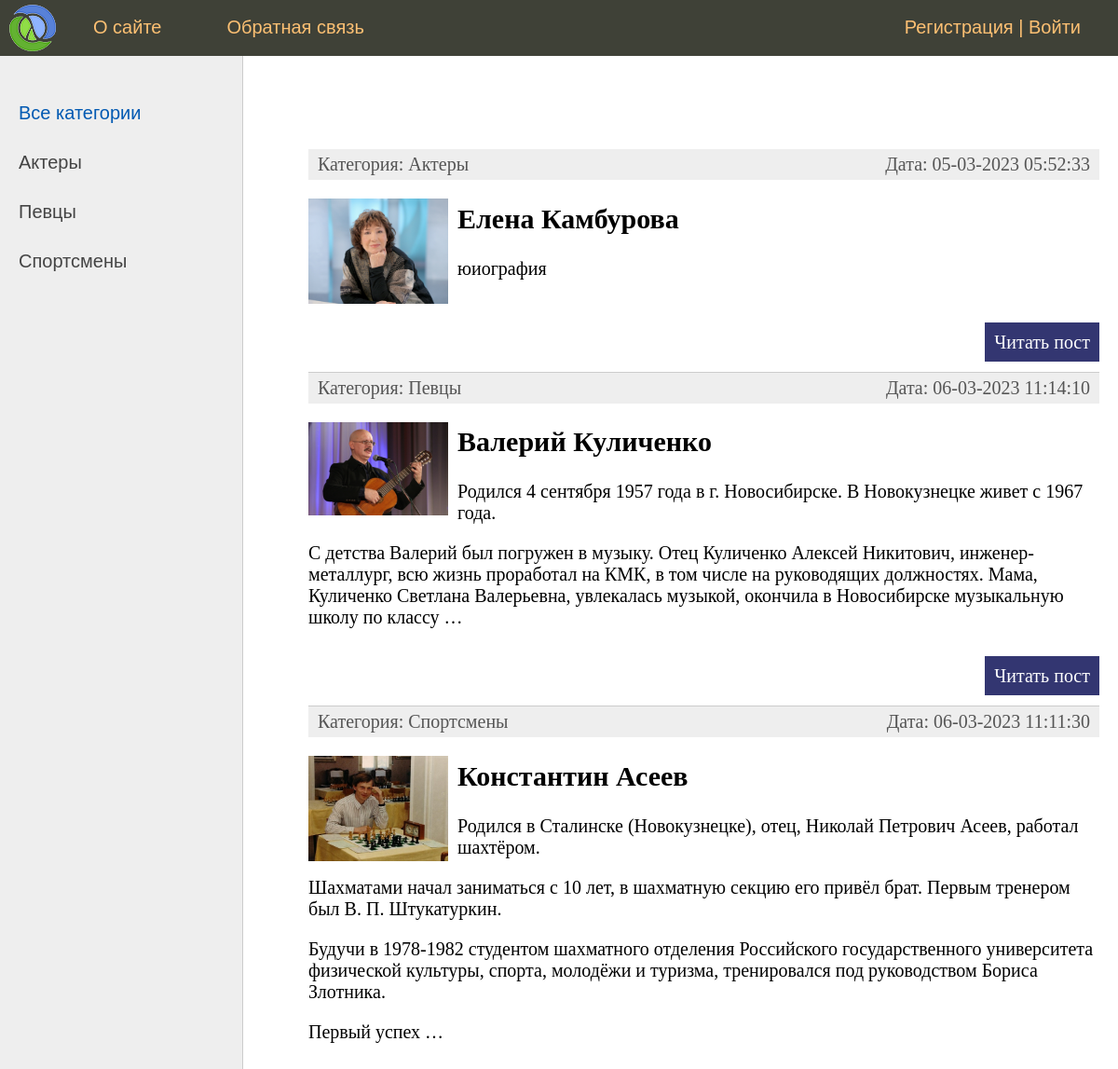
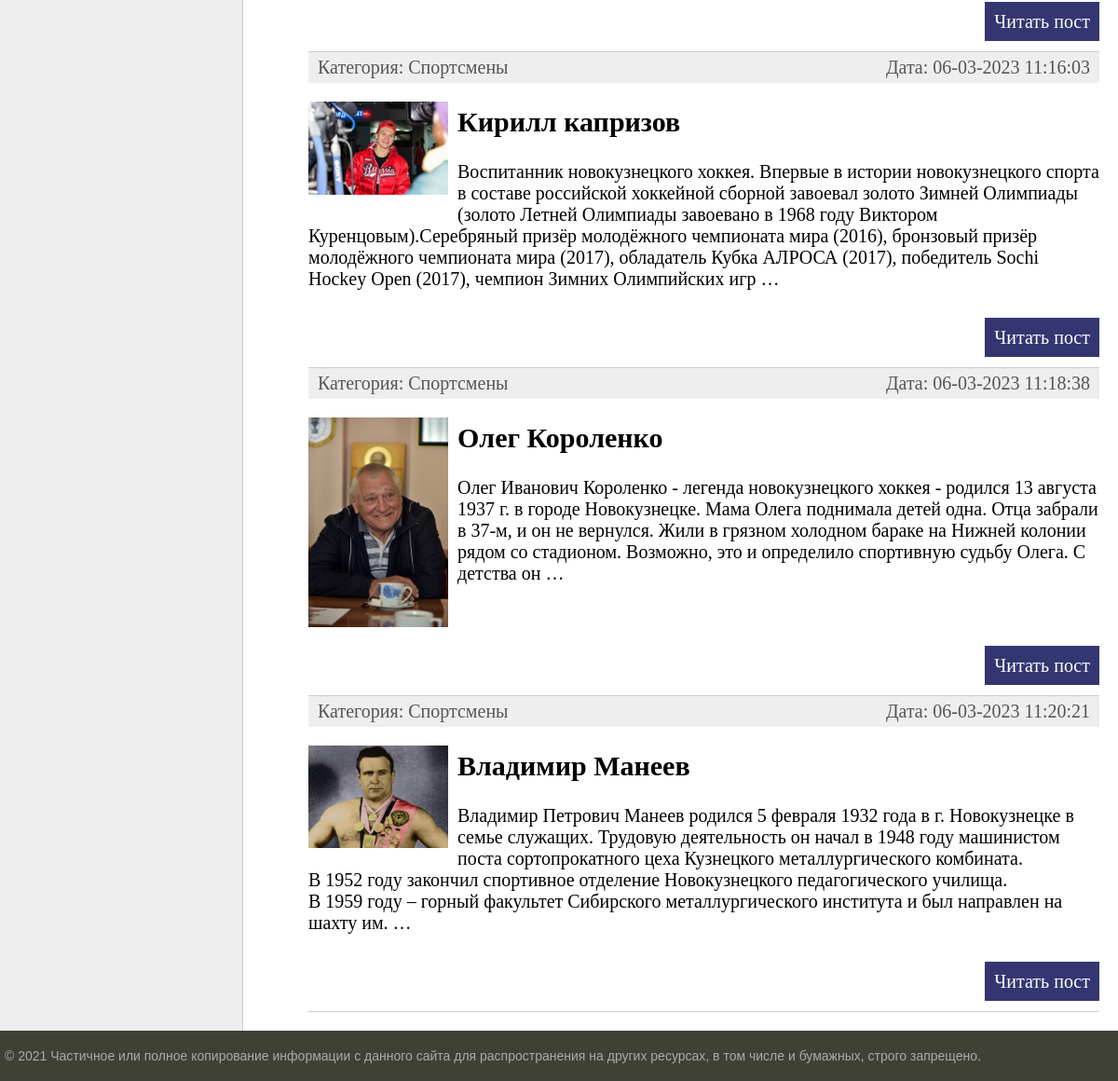
The page / on the database its author committed (2 pictures, top to bottom).
### znamenitosti/models.py (models this page shows, shortened)
class Category(models.Model):
    name = models.CharField(max_length=100, db_index=True, verbose_name="Категория")
    slug = models.SlugField(max_length=255, unique=True, db_index=True, verbose_name="URL")
    def __str__(self):
        return self.name
    def get_absolute_url(self):
        return reverse('category', kwargs={'cat_slug': self.slug})
    class Meta:
        verbose_name = 'Категория'
        verbose_name_plural = 'Категории'
        ordering = ['id']

class Znamenitosti(models.Model):
    title = models.CharField(max_length=255, verbose_name="Заголовок")
    slug = models.SlugField(max_length=255, unique=True, db_index=True, verbose_name="URL")
    content = models.TextField(blank=True, verbose_name="Текст статьи")
    photo = models.ImageField(upload_to="photos/%Y/%m/%d/", verbose_name="Фото")
    time_create = models.DateTimeField(auto_now_add=True, verbose_name="Время создания")
    time_update = models.DateTimeField(auto_now=True, verbose_name="Время изменения")
    is_published = models.BooleanField(default=True, verbose_name="Публикация")
    cat = models.ForeignKey('Category', on_delete=models.PROTECT, verbose_name="Категории")
    def get_absolute_url(self):
        return reverse('post', kwargs={'post_slug': self.slug})
    class Meta:
        verbose_name = 'Знаменитости Новокузнецка'
        verbose_name_plural = 'Знаменитости Новокузнецка'

### znamenitosti/views.py (the view)
# urls.py: path('', ZnamenitostiHome.as_view(), name='home'),
class ZnamenitostiHome(DataMixin, ListView):
    model = Znamenitosti
    template_name = 'znamenitosti/index.html'
    context_object_name = 'posts'
    def get_context_data(self, *, object_list=None, **kwargs):
        context = super().get_context_data(**kwargs)
        c_def = self.get_user_context(title="Главная страница")
        return dict(list(context.items()) + list(c_def.items()))
    def get_queryset(self):
        return Znamenitosti.objects.filter(is_published=True).select_related('cat')

### znamenitosti/utils.py (called while the page is built)
    def get_user_context(self, **kwargs):
        context = kwargs
        cats = Category.objects.annotate(Count('znamenitosti'))
        user_menu = menu.copy()
        if not self.request.user.is_authenticated:
            user_menu.pop(1)
        context['menu'] = user_menu
        context['cats'] = cats
        if 'cat_selected' not in context:
            context['cat_selected'] = 0
        return context

### znamenitosti/templates/znamenitosti/index.html (shortened to what this page needs)
{% extends 'znamenitosti/base.html' %}
{% block content %}
<ul class="list-articles">
	{% for p in posts %}
			<li><div class="article-panel">
	<p class="first">Категория: {{p.cat}}</p>
	<p class="last">Дата: {{p.time_update|date:"d-m-Y H:i:s"}}</p>
</div>
{% if p.photo %}
	<p><img class="img-article-left thumb" src="{{p.photo.url}}"></p>
{% endif %}
				<h2>{{p.title}}</h2>
	{% autoescape on %}
	{{p.content|linebreaks|truncatewords:50}}
	{% endautoescape %}
			<p class="link-read-post"><a href="{{ p.get_absolute_url }}">Читать пост</a></p>
			</li>
	{% endfor %}
</ul>
{% endblock %}

### znamenitosti/templates/znamenitosti/base.html (shortened to what this page needs)
{% load static %}
{% load znamenitosti_tags %}
<!DOCTYPE html>
<html>
<head>
	<link type="text/css" href="{% static 'znamenitosti/css/styles.css' %}" rel="stylesheet" />
</head>
<body>
<table class="table-page" border=0 cellpadding="0" cellspacing="0">
<tr><td valign=top>
{% block mainmenu %}
		<div class="header">
			<ul id="mainmenu" class="mainmenu">
			<li class="logo"><a href="{% url 'home' %}"><div class="logo"></div></a></li>
{% for m in menu %}
				<li><a href="{% url m.url_name %}">{{m.title}}</a></li>
{% endfor %}
				{% if request.user.is_authenticated %}
				<li class="last"> {{user.username}} | <a href="{% url 'logout' %}">Выйти</a></li>
				{% else %}
				<li class="last"><a href="{% url 'register' %}">Регистрация</a> | <a href="{% url 'login' %}">Войти</a></li>
				{% endif %}
			</ul>
		</div>
{% endblock mainmenu %}
<table class="table-content" border=0 cellpadding="0" cellspacing="0">
<tr>
	<td valign="top" class="left-chapters">
	<ul id="leftchapters">
{% if cat_selected == 0 %}
		<li class="selected">Все категории</li>
{% else %}
		<li><a href="{% url 'home' %}">Все категории</a></li>
{% endif %}
{% for c in cats %}
{% if c.znamenitosti__count > 0 %}
	{% if c.pk == cat_selected %}
		<li class="selected">{{c.name}}</li>
	{% else %}
		<li><a href="{{ c.get_absolute_url }}">{{c.name}}</a></li>
	{% endif %}
{% endif %}
{% endfor %}
	</ul>
</td>
<td valign="top" class="content">
	<div class="content-text">
{% block content %}
{% endblock %}
	</div>
</td></tr></table>
</td></tr>
<tr><td valign=top>
	<div id="footer">
		<p>&copy; 2021 Частичное или полное копирование информации с данного сайта для распространения на других ресурсах, в том числе и бумажных, строго запрещено.</p>
	</div>
</td></tr></table>
</body>
</html>

### znamenitosti/static/znamenitosti/css/styles.css (style rules this page uses)
html, body { font-family: 'Arial'; margin: 0; padding: 0; height: 100%; width: 100%; color: #444; }
a { color: #0059b2; text-decoration: none; }
img { max-width: 600px; height: auto; }
img.img-article-left { max-width: 300px; height: auto; float: left; padding: 0 10px 10px 0; }
img.img-article-left.thumb { max-width: 150px; height: auto; }
p.link-read-post { text-align: right; }
p.link-read-post a { padding: 10px; min-width: 100px; background: #333671; color: #fff; text-decoration: none; }
div.article-panel { background: #eee; padding: 5px 10px 5px 10px; box-sizing: border-box; overflow: hidden; color: #555; }
div.article-panel p.first { margin: 0; float: left; }
div.article-panel p.last { margin: 0; float: right; }
ul.list-articles { list-style: none; margin: 0; padding: 0; }
ul.list-articles li { border-bottom: 1px solid #ccc; }
.table-page { width: 100%; height: 100%; vertical-align: top; }
.table-page tr { height: 100%; }
.header { background: #3F4137; height: 60px; }
.logo { background: url('../images/logo.png') no-repeat 10px 5px; width: 70px; height: 60px; }
ul.mainmenu { list-style: none; margin: 0; padding: 0; height: 60px; color: #fdc073; font-size: 20px; overflow: hidden; }
ul.mainmenu li { float: left; margin: 18px 40px 0 30px; }
ul.mainmenu li.logo { margin: 0; }
ul.mainmenu li.last { float: right; }
ul.mainmenu li a { color: #fdc073; text-decoration: none; }
.table-content { width: 100%; min-height: 100%; height: 100%; }
.left-chapters { margin: 0; background: #eee; border-right: 1px solid #ccc; min-height: 100%; }
.left-chapters ul { width: 230px; min-height: 100%; margin: 0; padding: 20px 10px 10px 20px; list-style: none; font-size: 20px; }
.left-chapters ul li { margin: 30px 0 0 0; color: #999; }
.left-chapters ul li.selected { color: #0059b2; }
.left-chapters ul li a { color: #444; text-decoration: none; }
.content { padding: 40px 20px 20px 40px; width: 100%; box-sizing: border-box; }
.content-text { margin: 60px 0 0 30px; color: #000; font-size: 20px; font-family: Yandex Sans Display Light; }
#footer { box-sizing: border-box; background: #3F4137; padding: 5px; color: #aaa; font-size: 14px; font-family: Verdana, Geneva, Arial, Helvetica; text-align: left; overflow: hidden; }

### rows shown on the page
Category: name "Актеры"
Category: name "Певцы"
Category: name "Спортсмены"
Znamenitosti: cat "Актеры", time_update "05-03-2023 05:52:33", photo (picture), title "Елена Камбурова", content "юиография"
Znamenitosti: cat "Певцы", time_update "06-03-2023 11:14:10", photo (picture), title "Валерий Куличенко", content "Родился 4 сентября 1957 года в г. Новосибирске. В Новокузнецке живет с 1967 года. С детства Валерий был погружен в музыку. Отец Куличенко Алексей Никитович, инженер-металлург, всю жизнь проработал на КМК, в том числе на руководящих должностях. Мама, Куличенко Светлана Валерьевна, увлекалась музыкой, окончила в Новосибирске музыкальную школу по классу …"
Znamenitosti: cat "Спортсмены", time_update "06-03-2023 11:11:30", photo (picture), title "Константин Асеев", content "Родился в Сталинске (Новокузнецке), отец, Николай Петрович Асеев, работал шахтёром. Шахматами начал заниматься с 10 лет, в шахматную секцию его привёл брат. Первым тренером был В. П. Штукатуркин. Будучи в 1978-1982 студентом шахматного отделения Российского государственного университета физической культуры, спорта, молодёжи и туризма, тренировался под руководством Бориса Злотника. Первый успех …"
Znamenitosti: cat "Спортсмены", time_update "06-03-2023 11:16:03", photo (picture), title "Кирилл капризов", content "Воспитанник новокузнецкого хоккея. Впервые в истории новокузнецкого спорта в составе российской хоккейной сборной завоевал золото Зимней Олимпиады (золото Летней Олимпиады завоевано в 1968 году Виктором Куренцовым).Серебряный призёр молодёжного чемпионата мира (2016), бронзовый призёр молодёжного чемпионата мира (2017), обладатель Кубка АЛРОСА (2017), победитель Sochi Hockey Open (2017), чемпион Зимних Олимпийских игр …"
Znamenitosti: cat "Спортсмены", time_update "06-03-2023 11:18:38", photo (picture), title "Олег Короленко", content "Олег Иванович Короленко - легенда новокузнецкого хоккея - родился 13 августа 1937 г. в городе Новокузнецке. Мама Олега поднимала детей одна. Отца забрали в 37-м, и он не вернулся. Жили в грязном холодном бараке на Нижней колонии рядом со стадионом. Возможно, это и определило спортивную судьбу Олега. С детства он …"
Znamenitosti: cat "Спортсмены", time_update "06-03-2023 11:20:21", photo (picture), title "Владимир Манеев", content "Владимир Петрович Манеев родился 5 февраля 1932 года в г. Новокузнецке в семье служащих. Трудовую деятельность он начал в 1948 году машинистом поста сортопрокатного цеха Кузнецкого металлургического комбината. В 1952 году закончил спортивное отделение Новокузнецкого педагогического училища. В 1959 году – горный факультет Сибирского металлургического института и был направлен на шахту им. …"

### other values the page prints
{{ m.title }} "О сайте" "Обратная связь"
